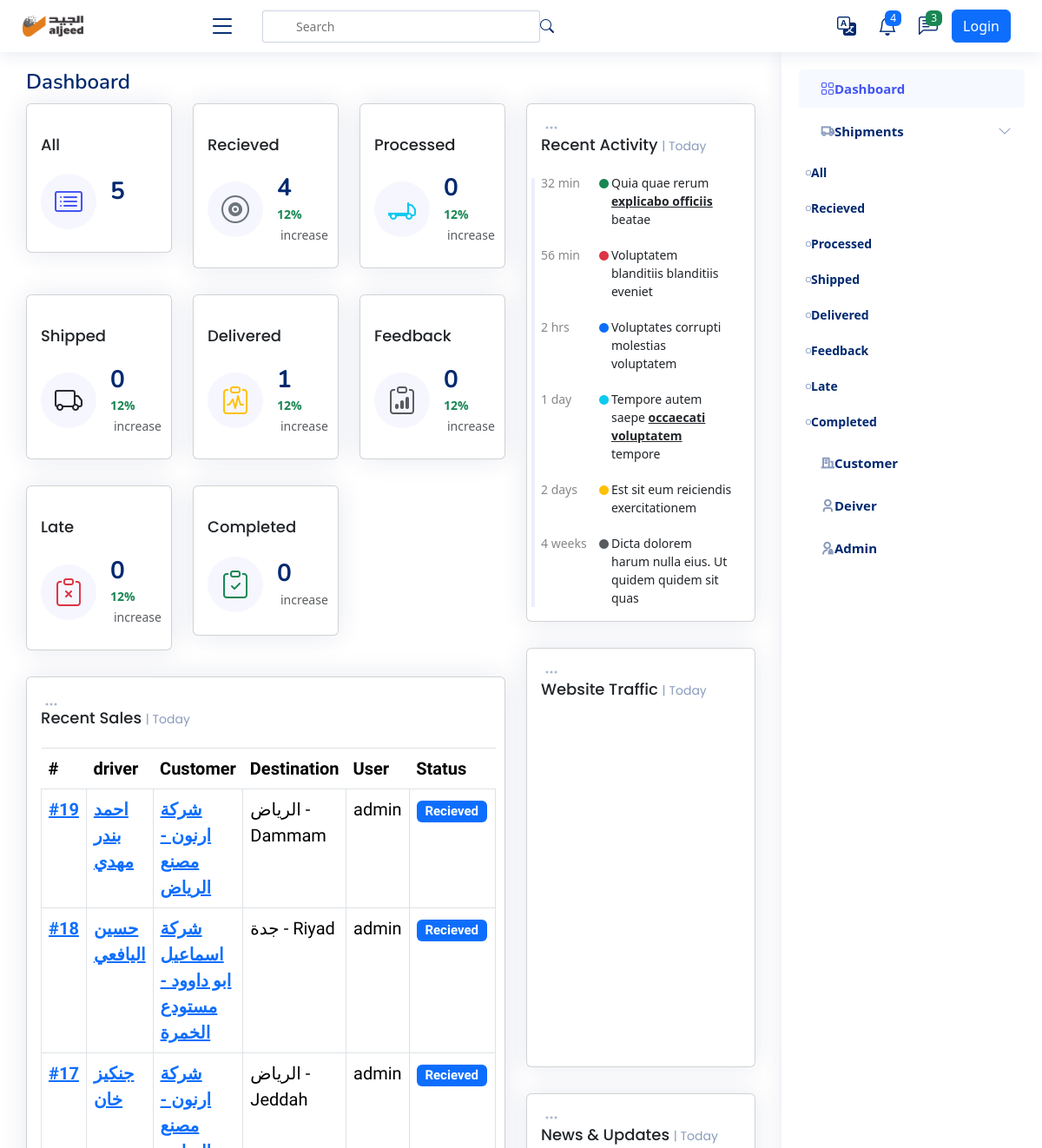
Before: / (upper part) with the older database file.
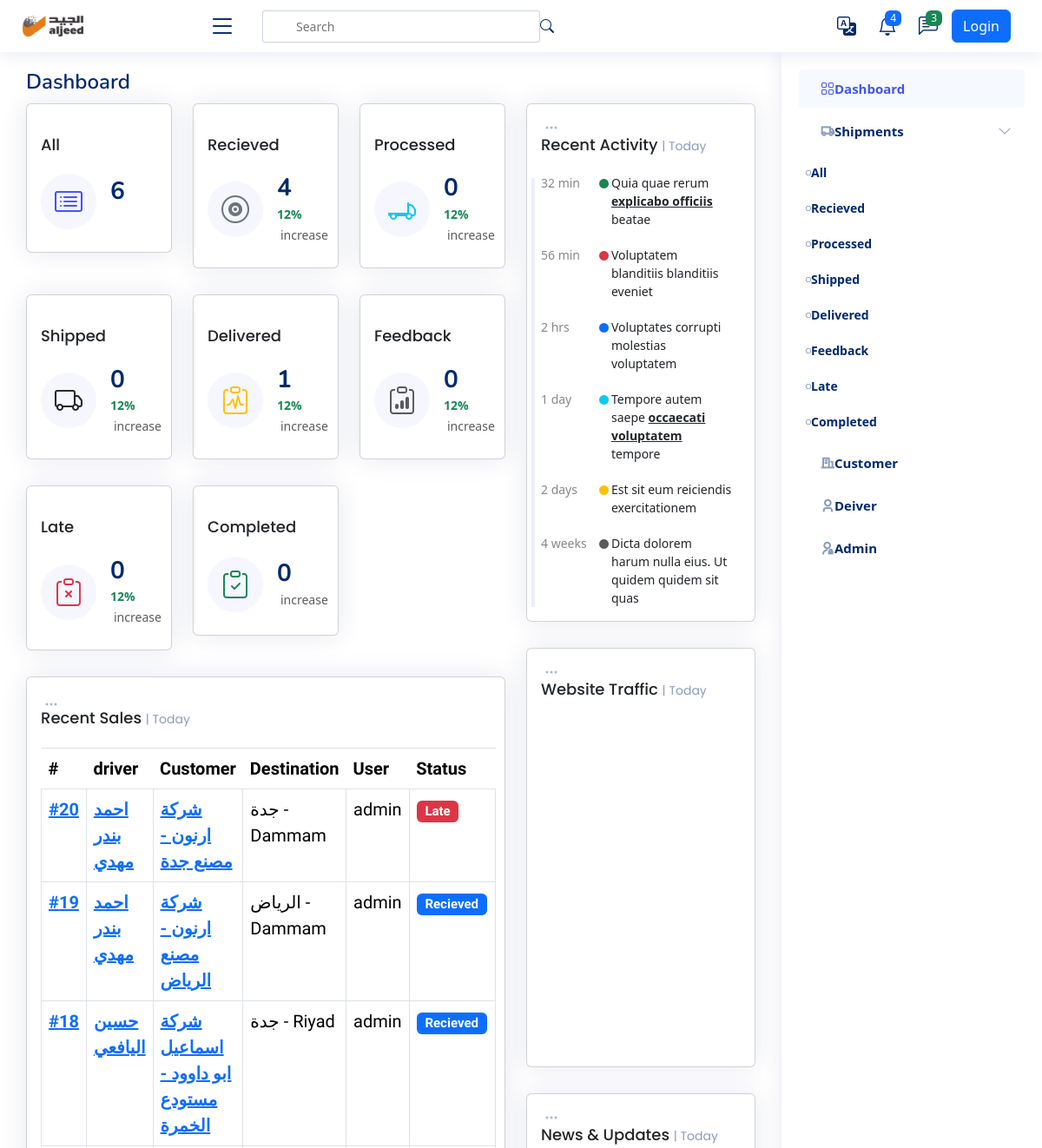
After: the same page with the newer database file.
### shipments/models.py (models this page shows, shortened)
class Shipment(models.Model):
    user = models.ForeignKey(User,  related_name='shipments_user', on_delete=models.SET_NULL, null=True)
    driver = models.ForeignKey(Driver,  related_name='shipments_driver', on_delete=models.SET_NULL, null=True)
    customer_branch = models.ForeignKey(Branch, related_name='shipments_company', on_delete=models.SET_NULL, null=True)
    fare = models.IntegerField(_("Fare"))
    premium = models.IntegerField(_("Premium"), null=True, blank=True ,default=0)
    code = models.ImageField(blank=True, null=True, upload_to='code')
    days_stayed = models.IntegerField(_("Days Stayed "),default=0 , null=True, blank=True)
    stay_cost = models.IntegerField(_("Stay Cost"),default=0 , null=True, blank=True)
    deducted = models.IntegerField(_("Deducted"),default=0 , null=True, blank=True)
    status = models.CharField(_("Status "), max_length=20, choices=STATUS, default='Recieved')
    destination = models.CharField(_("Destination"), max_length=20, choices=FLAG_TYPES)
    create_at = models.DateTimeField(_("Create At"), default=timezone.now)
    expected_arrival_date = models.DateTimeField(_("Expected Arrival Date"), null=True, blank=True, default=timezone.now)
    actual_delivery_date = models.DateTimeField(_("Actual Delivery Date "), null=True, blank=True, default=timezone.now)
    notes = models.TextField(_("Notes"), null=True, blank=True)

### drivers/models.py (models this page shows)
class Driver(models.Model):
    name = models.CharField(_("Driver Name"), max_length=120)
    phone = models.CharField(_("Driver Phone"), max_length=120)
    id_number = models.CharField(_("Driver Id Number"), max_length=10, null=True, blank=True)
    language = models.CharField(_("Driver Language"),  max_length=120, choices=LANGUAHE, null=True, blank=True)
    truck_type =models.CharField(_("Truck Type"), max_length=120, choices=TRUCK_TYPE, null=True, blank=True)
    rate = models.IntegerField(_("Rate"), null=True, blank=True)
    def __str__(self) -> str:
        return self.name

### customers/models.py (models this page shows)
class Branch(models.Model):
    customers = models.ForeignKey(Customers, related_name='branch_customers', on_delete=models.CASCADE)
    name = models.CharField(_("Name"),max_length=255)
    city = models.CharField(_("City"),max_length=255)
    def __str__(self):
        return f'{self.customers} - {self.name}'

class Customers(models.Model):
    name = models.CharField(max_length=255)
    def __str__(self):
        return self.name

### settings/views.py (the view)
# urls.py: 2. Add a URL to urlpatterns:  path('', views.home, name='home')
def home(request):
    shipments = Shipment.objects.select_related('driver', 'customer_branch', 'user').all().order_by('-create_at')
    recieved_shipment = Shipment.objects.all().filter(status='Recieved')
    processed_shipment = Shipment.objects.all().filter(status='Processed')
    shipped_shipment = Shipment.objects.all().filter(status='Shipped')
    delivered_shipment = Shipment.objects.all().filter(status='Delivered')
    feedback_shipment = Shipment.objects.all().filter(status='Feedback')
    late_shipment = Shipment.objects.all().filter(status='late')
    completed_shipment = Shipment.objects.all().filter(status='Completed')
    context = {
        'shipments':shipments,
        'recieved_shipment':recieved_shipment,
        'processed_shipment':processed_shipment,
        'shipped_shipment':shipped_shipment,
        'delivered_shipment':delivered_shipment,
        'feedback_shipment':feedback_shipment,
        'late_shipment':late_shipment,
        'completed_shipment':completed_shipment,
    }
    return render(request, 'settings/home.html', context)

### templates/settings/home.html (shortened to what the changed rows need)
{% extends 'base.html' %}
{% load static %}
{% load i18n %}
{% block body %}
<main id="main" class="main">
  <div class="pagetitle">
    <h1>{% translate "Dashboard" %}</h1>
  </div>
  <section class="section dashboard">
    <div class="row">
      <div class="col-lg-8">
        <div class="row">
          <div class="col-xxl-4 col-md-4">
            <a href="{% url 'shipment_list' status='All' %}" style="text-decoration: none;">
              <div class="card info-card sales-card">
                <div class="card-body">
                  <div class="d-flex align-items-center">
                    <div class="ps-3">
                      <h6>{{shipments|length}}</h6>
                       <span
                        class="text-muted small pt-2 ps-1"></span>
                    </div>
                  </div>
                </div>
              </div>
            </a>
          </div>
          <div class="col-12">
            <div class="card recent-sales overflow-auto">
              <div class="card-body">
                <table class="table table-bordered table-borderless datatable">
                  <thead>
                    <tr>
                      <th scope="col">#</th>
                      <th scope="col">driver</th>
                      <th scope="col">Customer</th>
                      <th scope="col">Destination</th>
                      <th scope="col">User</th>
                      <th scope="col">Status</th>
                    </tr>
                  </thead>
                  <tbody>
                    {% for shipment in shipments %}
                    <tr>
                      <th scope="row"><a href="#">#{{shipment.id}}</a></th>
                      <th scope="row"><a href="#">{{shipment.driver}}</a></th>
                      <th scope="row"><a href="#">{{shipment.customer_branch}}</a></th>
                      <td>{{shipment.customer_branch.city}} - {{shipment.destination}}</td>
                      <td>{{shipment.user}}</td>
                      <td><span class="badge
                        {% if shipment.status == 'Recieved' %} bg-primary
                        {% elif shipment.status == 'Processed' %} bg-secondary
                        {% elif shipment.status == 'Shipped' %} bg-info
                        {% elif shipment.status == 'Delivered' %} bg-primary
                        {% elif shipment.status == 'Feedback' %} bg-warning
                        {% elif shipment.status == 'Completed' %} bg-success
                        {% elif shipment.status == 'Late' %} bg-danger
                        {% endif %}">{{shipment.status}}</span></td>
                    </tr>
                    {% endfor %}
                  </tbody>
                </table>
              </div>
            </div>
          </div>
        </div>
      </div>
    </div>
  </section>
</main>
{% endblock %}

Changed rows visible on the page:
no longer on this page (row unchanged): Shipment: id "17", driver "جنكيز خان", customer_branch.city "الرياض", destination "Jeddah", user "admin", status "Recieved"
added Shipment: id "20", driver "احمد بندر مهدي", customer_branch "شركة ارنون - مصنع جدة", customer_branch.city "جدة", destination "Dammam", user "admin", status "Late"
Other visible differences:
{{ shipments|length }}: "5" → "6"
